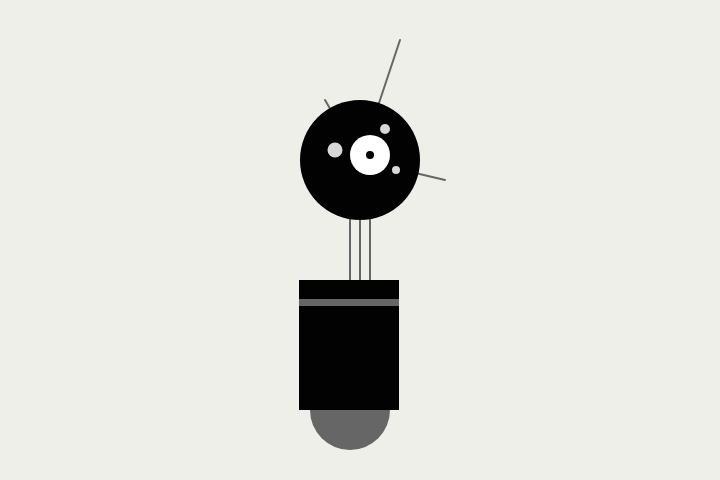
Frame 1 (no input)
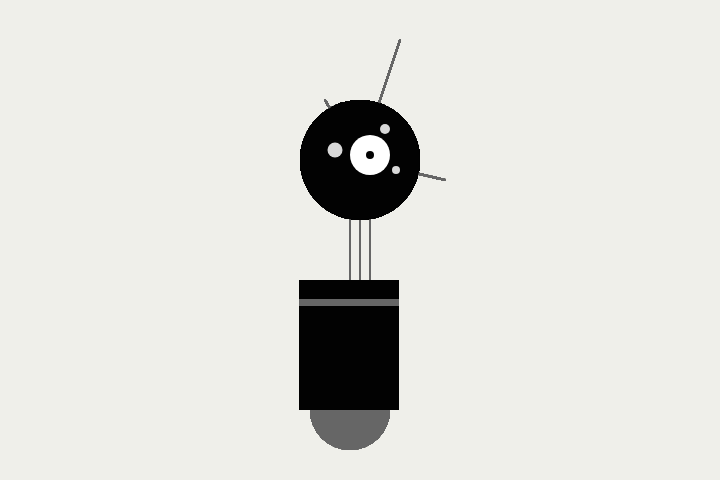
Frame 60 (no input)
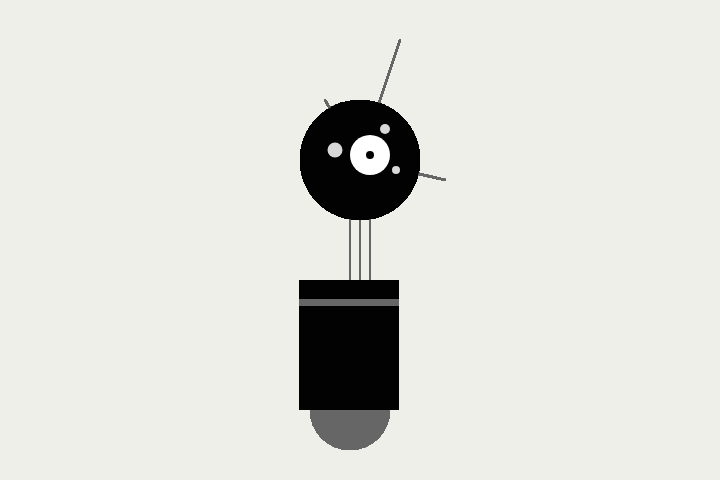
Frame 120 (the mouse pressed at the canvas centre since frame 60)

The p5.js sketch that drew these frames (run headless with seeded random() and noise() and a simulated clock; from frame 60 on, the mouse is pressed at the canvas centre):

// p5.js sketch
// ── sketch.js
function setup() {
  createCanvas(720,480);
  background(239,239,234)
  
}

function draw() {
   //tre linee del corpo
 stroke(102,102,102)
 strokeWeight(2,2,2)
 line(350,200,350,300)
 line(360,200,360,300)
 line(370,200,370,300)
 
 //tre capelli
 stroke(102,102,102)
 strokeWeight(2,2,2)
 line(width/2,height/3,400,40)
 line(width/2,height/3,325,100)
 line(width/2,height/3,445,180)
  
  //head
 fill(2,2,2);
 noStroke()
 ellipse(width/2,height/3,120,120)
 
 //cerchio bianco 
 fill(255,255,255);
 ellipse(width/2+10,height/3-5,40,40)
 fill(2,2,2);
 ellipse(width/2+10,height/3-5,8,8)
 
 //3 cerchi grigi
 fill(216,216,216);
 noStroke()
 ellipse(width/2-25,height/3-10,15,15)
 ellipse(width/2+25,height/3-31,10,10)
 ellipse(width/2+36,height/3+10,8,8)

 
 // foot
 noStroke()
 fill(102,102,102)
 ellipse(350,410,80,80)
 
 //body
 fill(2,2,2)
 rect(299,280,100,130)
 
 fill(102,102,102);
 noStroke();
 rect(299,299,100,7)
 

 
 
 
 
  
}
